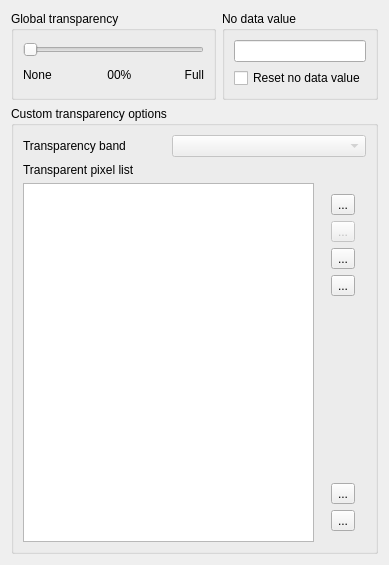
     <widget class="QWidget" name="tabPageTransparency">
      <attribute name="title">
       <string>Transparency</string>
      </attribute>
      <layout class="QGridLayout">
       <item row="0" column="0">
        <widget class="QGroupBox" name="groupBox_4">
         <property name="title">
          <string>Global transparency</string>
         </property>
         <layout class="QGridLayout">
          <item row="0" column="0" colspan="5">
           <widget class="QSlider" name="sliderTransparency">
            <property name="sizePolicy">
             <sizepolicy hsizetype="Expanding" vsizetype="Fixed">
              <horstretch>0</horstretch>
              <verstretch>0</verstretch>
             </sizepolicy>
            </property>
            <property name="maximum">
             <number>255</number>
            </property>
            <property name="orientation">
             <enum>Qt::Horizontal</enum>
            </property>
            <property name="tickInterval">
             <number>25</number>
            </property>
           </widget>
          </item>
          <item row="1" column="0">
           <widget class="QLabel" name="textLabel3">
            <property name="text">
             <string>None</string>
            </property>
           </widget>
          </item>
          <item row="1" column="1">
           <spacer>
            <property name="orientation">
             <enum>Qt::Horizontal</enum>
            </property>
            <property name="sizeHint" stdset="0">
             <size>
              <width>40</width>
              <height>20</height>
             </size>
            </property>
           </spacer>
          </item>
          <item row="1" column="2">
           <widget class="QLabel" name="lblTransparencyPercent">
            <property name="sizePolicy">
             <sizepolicy hsizetype="Fixed" vsizetype="Fixed">
              <horstretch>0</horstretch>
              <verstretch>0</verstretch>
             </sizepolicy>
            </property>
            <property name="text">
             <string> 00%</string>
            </property>
           </widget>
          </item>
          <item row="1" column="3">
           <spacer>
            <property name="orientation">
             <enum>Qt::Horizontal</enum>
            </property>
            <property name="sizeHint" stdset="0">
             <size>
              <width>40</width>
              <height>20</height>
             </size>
            </property>
           </spacer>
          </item>
          <item row="1" column="4">
           <widget class="QLabel" name="textLabel4">
            <property name="text">
             <string>&lt;p align=&quot;right&quot;&gt;Full&lt;/p&gt;</string>
            </property>
           </widget>
          </item>
         </layout>
        </widget>
       </item>
       <item row="0" column="1">
        <widget class="QGroupBox" name="gboxNoDataValue">
         <property name="title">
          <string>No data value</string>
         </property>
         <layout class="QVBoxLayout">
          <item>
           <widget class="QLineEdit" name="leNoDataValue"/>
          </item>
          <item>
           <widget class="QCheckBox" name="chkboxResetNoDataValue">
            <property name="text">
             <string>Reset no data value</string>
            </property>
           </widget>
          </item>
         </layout>
        </widget>
       </item>
       <item row="1" column="0" colspan="2">
        <widget class="QGroupBox" name="gboxCustomTransparency">
         <property name="title">
          <string>Custom transparency options</string>
         </property>
         <layout class="QGridLayout">
          <item row="0" column="0">
           <widget class="QLabel" name="lblTransarent">
            <property name="text">
             <string>Transparency band</string>
            </property>
           </widget>
          </item>
          <item row="0" column="1" colspan="2">
           <widget class="QComboBox" name="cboxTransparencyBand">
            <property name="enabled">
             <bool>false</bool>
            </property>
            <property name="sizePolicy">
             <sizepolicy hsizetype="Expanding" vsizetype="Fixed">
              <horstretch>0</horstretch>
              <verstretch>0</verstretch>
             </sizepolicy>
            </property>
            <property name="minimumSize">
             <size>
              <width>150</width>
              <height>0</height>
             </size>
            </property>
           </widget>
          </item>
          <item row="1" column="0" colspan="2">
           <widget class="QLabel" name="label_2">
            <property name="text">
             <string>Transparent pixel list</string>
            </property>
           </widget>
          </item>
          <item row="2" column="0" colspan="2">
           <widget class="QTableWidget" name="tableTransparency">
            <property name="verticalScrollBarPolicy">
             <enum>Qt::ScrollBarAsNeeded</enum>
            </property>
            <property name="alternatingRowColors">
             <bool>true</bool>
            </property>
            <property name="selectionMode">
             <enum>QAbstractItemView::SingleSelection</enum>
            </property>
            <property name="selectionBehavior">
             <enum>QAbstractItemView::SelectRows</enum>
            </property>
            <property name="showGrid">
             <bool>false</bool>
            </property>
            <property name="rowCount">
             <number>0</number>
            </property>
            <property name="columnCount">
             <number>0</number>
            </property>
           </widget>
          </item>
          <item row="2" column="2">
           <layout class="QVBoxLayout">
            <property name="margin">
             <number>11</number>
            </property>
            <item>
             <widget class="QToolButton" name="pbnAddValuesManually">
              <property name="toolTip">
               <string>Add values manually</string>
              </property>
              <property name="text">
               <string>...</string>
              </property>
              <property name="icon">
               <iconset>
                <normaloff>../../images/themes/default/mActionNewAttribute.png</normaloff>../../images/themes/default/mActionNewAttribute.png</iconset>
              </property>
             </widget>
            </item>
            <item>
             <widget class="QToolButton" name="pbnAddValuesFromDisplay">
              <property name="enabled">
               <bool>false</bool>
              </property>
              <property name="toolTip">
               <string>Add Values from display</string>
              </property>
              <property name="text">
               <string>...</string>
              </property>
              <property name="icon">
               <iconset>
                <normaloff>../../images/themes/default/mActionContextHelp.png</normaloff>../../images/themes/default/mActionContextHelp.png</iconset>
              </property>
             </widget>
            </item>
            <item>
             <widget class="QToolButton" name="pbnRemoveSelectedRow">
              <property name="toolTip">
               <string>Remove selected row</string>
              </property>
              <property name="text">
               <string>...</string>
              </property>
              <property name="icon">
               <iconset>
                <normaloff>../../images/themes/default/mActionDeleteAttribute.png</normaloff>../../images/themes/default/mActionDeleteAttribute.png</iconset>
              </property>
             </widget>
            </item>
            <item>
             <widget class="QToolButton" name="pbnDefaultValues">
              <property name="toolTip">
               <string>Default values</string>
              </property>
              <property name="text">
               <string>...</string>
              </property>
              <property name="icon">
               <iconset>
                <normaloff>../../images/themes/default/mActionCopySelected.png</normaloff>../../images/themes/default/mActionCopySelected.png</iconset>
              </property>
             </widget>
            </item>
            <item>
             <spacer>
              <property name="orientation">
               <enum>Qt::Vertical</enum>
              </property>
              <property name="sizeHint" stdset="0">
               <size>
                <width>20</width>
                <height>181</height>
               </size>
              </property>
             </spacer>
            </item>
            <item>
             <widget class="QToolButton" name="pbnImportTransparentPixelValues">
              <property name="toolTip">
               <string>Import from file</string>
              </property>
              <property name="text">
               <string>...</string>
              </property>
              <property name="icon">
               <iconset>
                <normaloff>../../images/themes/default/mActionFolder.png</normaloff>../../images/themes/default/mActionFolder.png</iconset>
              </property>
             </widget>
            </item>
            <item>
             <widget class="QToolButton" name="pbnExportTransparentPixelValues">
              <property name="toolTip">
               <string>Export to file</string>
              </property>
              <property name="text">
               <string>...</string>
              </property>
              <property name="icon">
               <iconset>
                <normaloff>../../images/themes/default/mActionFileSave.png</normaloff>../../images/themes/default/mActionFileSave.png</iconset>
              </property>
             </widget>
            </item>
           </layout>
          </item>
         </layout>
        </widget>
       </item>
      </layout>
     </widget>
